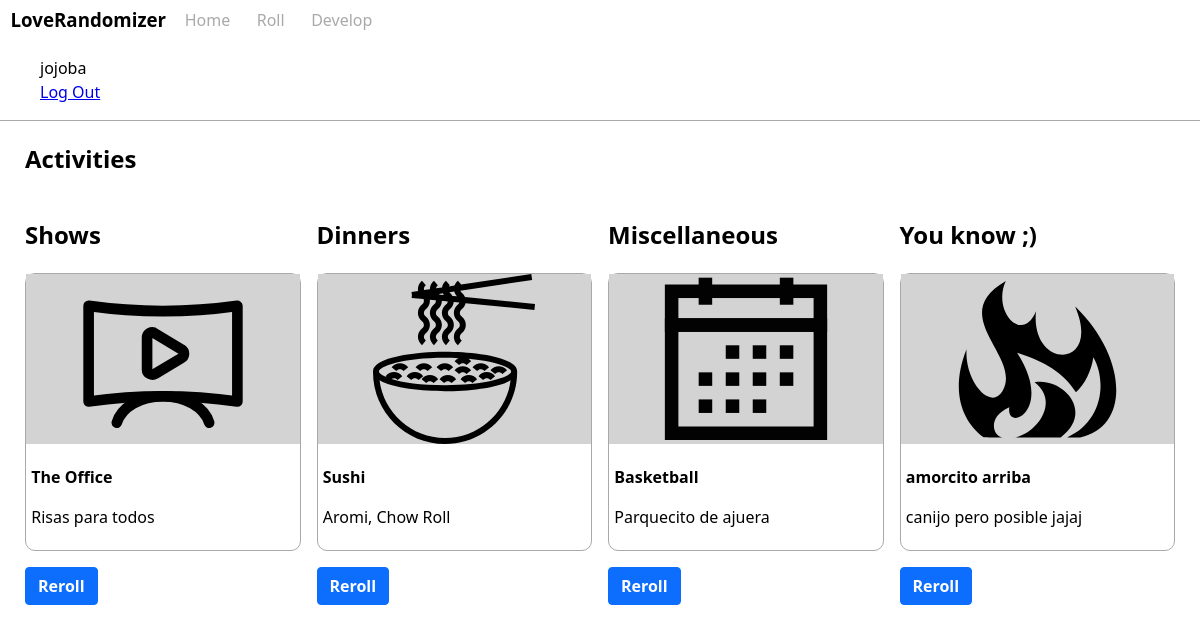
The page /roll/ (signed in) on the database its author committed.
### tables this page shows
CREATE TABLE user (
  id INTEGER PRIMARY KEY AUTOINCREMENT,
  username TEXT UNIQUE NOT NULL,
  password TEXT NOT NULL
);

CREATE TABLE activities (
  id INTEGER PRIMARY KEY AUTOINCREMENT,
  author_id INTEGER NOT NULL,
  name TEXT  NOT NULL,
  description TEXT,
  category TEXT NOT NULL,
  FOREIGN KEY (author_id) REFERENCES user (id)
);

### flaskr/roll.py (the view)
@bp.route('/')
def index():
    db = get_db()
    show = db.execute(
        '''
        SELECT name, description, category
        FROM activities
        WHERE category = 'shows'
        ORDER by RANDOM()
        LIMIT 1;
        '''
    ).fetchone()
    dinner = db.execute(
        '''
        SELECT name, description, category
        FROM activities
        WHERE category = 'dinners'
        ORDER by RANDOM()
        LIMIT 1;
        '''
    ).fetchone()
    misc = db.execute(
        '''
        SELECT name, description, category
        FROM activities
        WHERE category = 'misc'
        ORDER by RANDOM()
        LIMIT 1;
        '''
    ).fetchone()
    sexy = db.execute(
        '''
        SELECT name, description, category
        FROM activities
        WHERE category = 'sexy'
        ORDER by RANDOM()
        LIMIT 1;
        '''
    ).fetchone()
    showstemp = {'hdr': 'Shows', 'img': 'tv.svg', 'list' : show}
    dinnerstemp = {'hdr': 'Dinners','img': 'noodles.svg', 'list' : dinner}
    miscstemp = {'hdr': 'Miscellaneous', 'img': 'calendar.svg', 'list' : misc}
    sexystemp = {'hdr': 'You know ;)', 'img': 'fire.svg', 'list' : sexy}
    acts = [showstemp, dinnerstemp, miscstemp, sexystemp]
    return render_template('roll/index.html', acts=acts)

### flaskr/auth.py (called while the page is built)
@bp.before_app_request
def load_logged_in_user():
    user_id = session.get('user_id')
    if user_id is None:
        g.user = None
    else:
        g.user = get_db().execute(
            'SELECT * FROM user WHERE id = ?', (user_id,)
        ).fetchone()

### flaskr/db.py (called while the page is built)
def get_db():
    if 'db' not in g:
        g.db = sqlite3.connect(
            current_app.config['DATABASE'],
            detect_types=sqlite3.PARSE_DECLTYPES
        )
        g.db.row_factory = sqlite3.Row
    return g.db

### flaskr/templates/roll/index.html
{% extends 'base.html' %} {% block header %}
<h1 class="container">{% block title %}Activities{% endblock %}</h1>
{% endblock %} {% block content %}
<section class="grid columns-4to1 gap-2">
  {% for act in acts %}
  <div>
    <h2>{{act['hdr']}}</h2>
    <div class="card">
      <div class="bg-gray flex flex-column justify-center">
        <img
          class="svg"
          src="{{ url_for('static', filename=act['img']) }}"
          alt="{{act['img']}} img"
        />
      </div>
      <div class="p-1">
        <h4 class="text my-1">{{act['list']['name']}}</h4>
        <p class="text my-1">{{act['list']['description']}}</p>
      </div>
    </div>
    <a class="abtn primary my-1">Reroll</a>
  </div>
  {% endfor %}
</section>
{% endblock %}

### flaskr/templates/base.html (shortened to what this page needs)
<!DOCTYPE html>
<head>
</head>
<body>
  <link rel="stylesheet" href="{{ url_for('static', filename='style.css') }}" />
  <nav class="bordered">
    <div class="flex flex-row items-center navlinks spacex-2">
      <h3 class="text">LoveRandomizer</h3>
      <a href="{{ url_for('home.index') }}">Home</a>
      <a href="{{ url_for('roll.index') }}">Roll</a>
      <a href="{{ url_for('blog.index') }}">Develop</a>
    </div>
    <ul>
      {% if g.user %}
      <li><span>{{ g.user['username'] }}</span></li>
      <li><a href="{{ url_for('auth.logout') }}">Log Out</a> {% else %}</li>
      <li><a href="{{ url_for('auth.register') }}">Register</a></li>
      <li>
        <a href="{{ url_for('auth.login') }}">Log In</a>
        {% endif %}
      </li>
    </ul>
  </nav>
  <section class="content">
    <header>{% block header %}{% endblock %}</header>
    <main class="container mt-1">{% block content %}{% endblock %}</main>
  </section>
</body>

### flaskr/static/style.css (style rules this page uses)
body { margin: 0; font-family: var(--bs-body-font-family); font-size: var(--bs-body-font-size); font-weight: var(--bs-body-font-weight); line-height: var(--bs-body-line-height); }
ul { list-style-type: none; }
.abtn { display: inline-flex; font-weight: 600; line-height: 1.5; color: #212529; text-align: center; text-decoration: none; vertical-align: middle; cursor: pointer; -webkit-user-select: none; -moz-user-select: none; user-select: none; background-color: transparent; border: 1px solid transparent; padding: 0.375rem 0.75rem; font-size: 1rem; border-radius: 0.25rem; transition: color 0.15s ease-in-out, background-color 0.15s ease-in-out, border-color 0.15s ease-in-out, box-shadow 0.15s ease-in-out; }
.primary { color: #fff; background-color: #0d6efd; border-color: #0d6efd; }
.container { width: 100%; margin-right: auto; margin-left: auto; }
@media (min-width: 1200px) { .container { max-width: 1150px; } }
.grid { display: grid; }
.gap-2 { column-gap: 1rem; }
.columns-4to1 { grid-template-columns: repeat(4, 1fr); }
.flex { display: flex; flex-direction: row; align-items: center; }
.flex-row { flex-direction: row; }
.flex-column { flex-direction: column; }
.items-center { align-items: center; }
.justify-center { justify-content: center; }
.text { margin-top: 0; margin-bottom: 0; }
.navlinks a { text-decoration: none; color: darkgray; padding: 0.5rem; }
.spacex-2 a, h3 { margin-left: 0.66rem; margin-right: 0.66remem; }
.bordered { border-bottom: 1px solid darkgray; }
.card { border: 1px solid darkgray; border-radius: 10px; }
.svg { height: 170px; }
.bg-gray { background-color: lightgray; width: 100%; }
.mt-1 { margin-top: 1rem; }
.my-1 { margin-top: 1rem; margin-bottom: 1rem; }
.p-1 { padding: 0.33rem; }

### rows shown on the page
user: user.username "jojoba"
activities: list.name "The Office", list.description "Risas para todos"
activities: list.name "Sushi", list.description "Aromi, Chow Roll"
activities: list.name "Basketball", list.description "Parquecito de ajuera"
activities: list.name "amorcito arriba", list.description "canijo pero posible jajaj"

### other values the page prints
{{ act['hdr'] }} "Shows" "Dinners" "Miscellaneous" "You know ;)"
